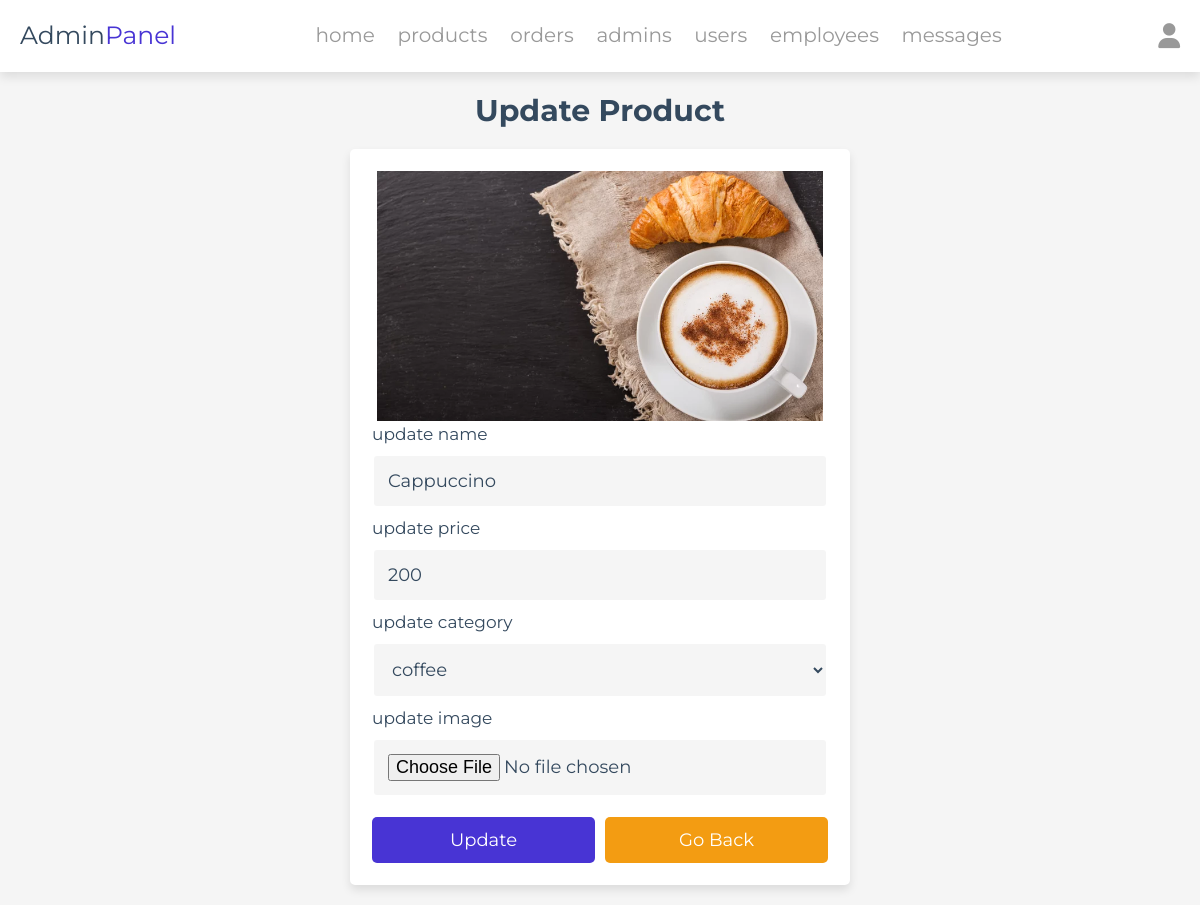
The page /admin/update_product.php?update=11 (signed in) on the database its author committed.
### tables this page shows
CREATE TABLE `products` (
  `id` int(100) NOT NULL,
  `name` varchar(100) NOT NULL,
  `category` varchar(100) NOT NULL,
  `price` int(10) NOT NULL,
  `image` varchar(100) NOT NULL,
  `popularity` int(8) DEFAULT NULL,
  `disprice` int(10) DEFAULT NULL,
  `desc` varchar(1500) DEFAULT NULL
);

### admin/update_product.php (the view, shortened to what this page needs)
<?php
include '../components/connect.php';
?>
<!DOCTYPE html>
<html lang="en">
<head>
   <link rel="stylesheet" href="https://cdnjs.cloudflare.com/ajax/libs/font-awesome/6.1.1/css/all.min.css">
   <link rel="stylesheet" href="../css/dashboard_style.css">
</head>
<body>
   <?php include '../components/admin_header.php' ?>
   <section class="update-product">
      <h1 class="heading">update product</h1>
      <?php
      $update_id = $_GET['update'];
      $show_products = $conn->prepare("SELECT * FROM `products` WHERE id = ?");
      $show_products->execute([$update_id]);
      if ($show_products->rowCount() > 0) {
         while ($fetch_products = $show_products->fetch(PDO::FETCH_ASSOC)) {
      ?>
            <form action="" method="POST" enctype="multipart/form-data">
               <img src="../uploaded_img/<?= $fetch_products['image']; ?>" alt="">
               <span>update name</span>
               <input type="text" required placeholder="enter product name" name="name" maxlength="100" class="box" value="<?= $fetch_products['name']; ?>">
               <span>update price</span>
               <input type="number" min="0" max="9999999999" required placeholder="enter product price" name="price" onkeypress="if(this.value.length == 10) return false;" class="box" value="<?= $fetch_products['price']; ?>">
               <span>update category</span>
               <select name="category" class="box" required>
                  <option selected value="<?= $fetch_products['category']; ?>"><?= $fetch_products['category']; ?></option>
               </select>
               <span>update image</span>
               <input type="file" name="image" class="box" accept="image/jpg, image/jpeg, image/png, image/webp">
               <div class="flex-btn">
                  <input type="submit" value="update" class="btn" name="update">
                  <a href="products.php" class="option-btn">go back</a>
               </div>
            </form>
      <?php
         }
      } else {
         echo '<p class="empty">no products added yet!</p>';
      }
      ?>
   </section>
</body>
</html>

### css/dashboard_style.css (style rules this page uses)
:root { --main-color: #4834d4; --red: #e74c3c; --orange: #f39c12; --black: #34495e; --white: #fff; --light-bg: #f5f5f5; --light-color: #999; --border: .2rem solid var(--white); --box-shadow: 0 .5rem 1rem rgba(0, 0, 0, .1); }
* { font-family: 'Montserrat', sans-serif; margin: 0; padding: 0; box-sizing: border-box; text-decoration: none; outline: none; border: none; }
html { font-size: 62.5%; overflow-x: hidden; }
body { background-color: var(--light-bg); }
section { max-width: 1200px; margin: 0 auto; padding: 2rem; }
.btn, .delete-btn, .option-btn { display: block; margin-top: 1rem; border-radius: .5rem; cursor: pointer; width: 100%; font-size: 1.8rem; color: var(--white); padding: 1.2rem 3rem; text-transform: capitalize; text-align: center; }
.btn { background-color: var(--main-color); }
.option-btn { background-color: var(--orange); }
.flex-btn { display: flex; gap: 1rem; }
.heading { text-align: center; margin-bottom: 2rem; text-transform: capitalize; color: var(--black); font-size: 3rem; }
.update-product form { margin: 0 auto; max-width: 50rem; background-color: var(--white); border-radius: .5rem; box-shadow: var(--box-shadow); border: var(--border); padding: 2rem; }
.update-product form img { height: 25rem; width: 100%; object-fit: contain; }
.update-product form .box { background-color: var(--light-bg); border: var(--border); width: 100%; padding: 1.4rem; font-size: 1.8rem; color: var(--black); border-radius: .5rem; margin: 1rem 0; }
.update-product form span { font-size: 1.7rem; color: var(--black); }

### rows shown on the page
products: image (picture), name "Cappuccino", price "200", category "coffee"
